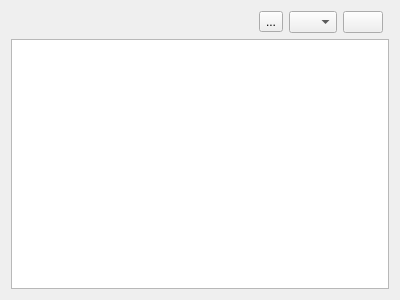
<?xml version="1.0" encoding="UTF-8"?>
<ui version="4.0">
 <class>ZoomableChartWidget</class>
 <widget class="QWidget" name="ZoomableChartWidget">
  <property name="geometry">
   <rect>
    <x>0</x>
    <y>0</y>
    <width>400</width>
    <height>300</height>
   </rect>
  </property>
  <property name="windowTitle">
   <string/>
  </property>
  <layout class="QGridLayout" name="gridLayout">
   <item row="0" column="0">
    <layout class="QHBoxLayout" name="horizontalLayoutToolbar">
     <item>
      <spacer name="horizontalSpacer">
       <property name="orientation">
        <enum>Qt::Orientation::Horizontal</enum>
       </property>
       <property name="sizeHint" stdset="0">
        <size>
         <width>40</width>
         <height>20</height>
        </size>
       </property>
      </spacer>
     </item>
     <item>
      <widget class="QToolButton" name="toolButtonFitInView">
       <property name="toolTip">
        <string>Adjust zoom to fit all</string>
       </property>
       <property name="text">
        <string>...</string>
       </property>
       <property name="icon">
        <iconset resource="res/zoomable_chart_widget_resources.qrc">
         <normaloff>:/icons/zoom_to_fit_all.png</normaloff>:/icons/zoom_to_fit_all.png</iconset>
       </property>
      </widget>
     </item>
     <item>
      <widget class="QComboBox" name="comboBoxZoomMode">
       <property name="maximumSize">
        <size>
         <width>48</width>
         <height>16777215</height>
        </size>
       </property>
      </widget>
     </item>
     <item>
      <widget class="QPushButton" name="pushButtonSave">
       <property name="text">
        <string/>
       </property>
       <property name="icon">
        <iconset theme="QIcon::ThemeIcon::DocumentSave"/>
       </property>
      </widget>
     </item>
    </layout>
   </item>
   <item row="1" column="0" colspan="2">
    <widget class="ZoomableChartView" name="chartView"/>
   </item>
  </layout>
 </widget>
 <customwidgets>
  <customwidget>
   <class>ZoomableChartView</class>
   <extends>QGraphicsView</extends>
   <header>zoomablechartview.h</header>
  </customwidget>
 </customwidgets>
 <resources>
  <include location="res/zoomable_chart_widget_resources.qrc"/>
 </resources>
 <connections/>
</ui>
